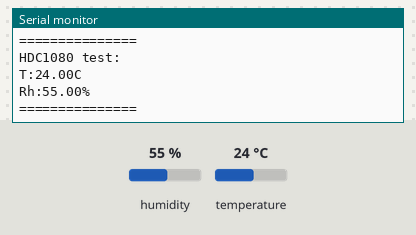
Simulated run of this sketch. Board: Arduino Uno, built with avr-gcc and run on an emulated ATmega328P. Shown: the last lines printed to the serial monitor. The test bench sets the inputs (shaded band); at power-on: humidity 55 %, temperature 24 °C.

Above: at 5.8 s.
5.9 s: humidity set to 22 %
At 10.6 s:
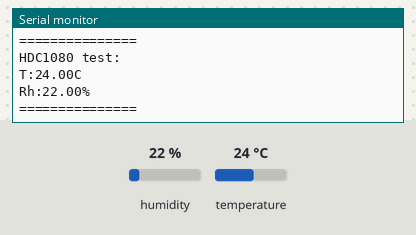
11.9 s: temperature set to 12 °C
At 16.0 s:
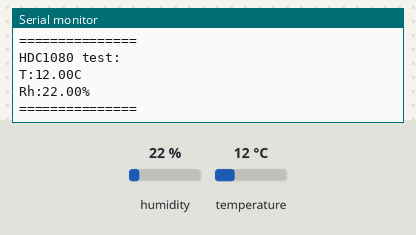
17.9 s: humidity set to 40 %
At 21.3 s:
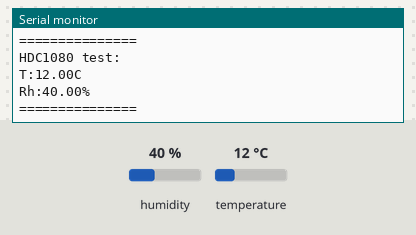
Timing chart, 0 to 22.8 s (numbered marks = the images above; inputs shaded):
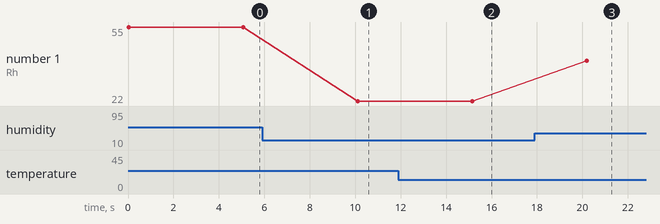

The sketch:

HDC1080_exemple_.ino
```cpp
#include <Wire.h>
#include "ClosedCube_HDC1080.h"

ClosedCube_HDC1080 hdc1080;


void setup() {
    Serial.begin(9600);
    hdc1080.begin(0x40);
}

void loop() {
  read_data();
  delay(5000);
}
float read_data(){
  //=============================================HDC1080 test==============================//
  Serial.println("HDC1080 test: ");
  Serial.print("T:");
  float Temper = hdc1080.readTemperature();
  Serial.print(Temper);
  Serial.println("C");

  Serial.print("Rh:");
  float Humid = hdc1080.readHumidity();
  Serial.print(Humid);
  Serial.println("%");
  Serial.println("===============");
  return Temper;
  return Humid;
}
```

Measured:
- after the input at 5.9 s, the serial monitor: prints a new line after 4.2 s (image 1)
- after the input at 11.9 s, the serial monitor: prints a new line after 3.2 s (image 2)
- after the input at 17.9 s, the serial monitor: prints a new line after 2.3 s (image 3)
- plotted number 1: 55 → 22 after the input at 5.9 s, 22 → 40 after the input at 17.9 s
